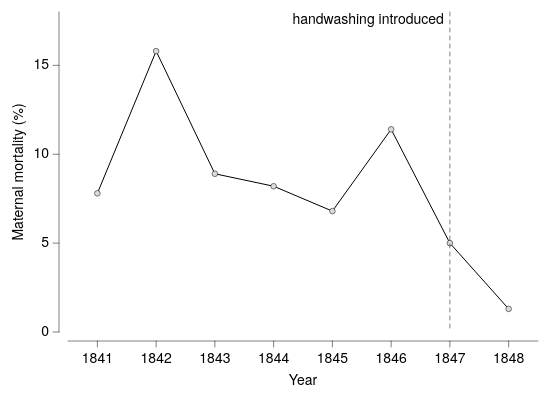

Here is the Vega-Lite specification saved for this chart:
### Vega-Lite specification from a JSON file in a GitHub repository (floating-point values rounded to 4 significant figures)
{"background": null, "config": {"arc": {"fill": "#DBDBDB", "fillOpacity": 1.0, "innerRadius": 40.0, "padAngle": 0.03, "stroke": "black", "strokeOpacity": 1, "strokeWidth": 0.25}, "area": {"fill": "#DBDBDB", "fillOpacity": 1.0, "stroke": "black", "strokeOpacity": 1, "strokeWidth": 0.25}, "axis": {"domain": true, "domainCap": "round", "domainColor": "black", "domainWidth": 0.25, "grid": false, "gridCap": "round", "gridColor": "#F1F1F1", "gridDash": [0, 0], "gridOpacity": 1.0, "gridWidth": 0.25, "labelColor": "black", "labelFont": "Helvetica Neue, HelveticaNeue, Helvetica, Arial, sans-serif", "labelFontSize": 7, "labelFontStyle": "normal", "labelFontWeight": 400, "offset": 4.5, "ticks": true, "tickCap": "round", "tickColor": "black", "tickRound": false, "tickSize": 3, "tickWidth": 0.25, "titleColor": "black", "titleFont": "Helvetica Neue, HelveticaNeue, Helvetica, Arial, sans-serif", "titleFontSize": 7, "titleFontStyle": "normal", "titleFontWeight": 400}, "axisX": {"domain": true, "labelAlign": "center", "labelAngle": 0, "labels": true, "ticks": true, "translate": 0}, "axisY": {"domain": true, "labelAlign": "right", "labelAngle": 0, "labels": true, "ticks": true, "translate": 0}, "axisRight": {"domain": true, "labelAlign": "left", "labelAngle": 0, "labels": true, "ticks": true, "translate": 0}, "axisTop": {"domain": true, "labelAlign": "center", "labelAngle": 0, "labels": true, "ticks": true, "translate": 0}, "axisBand": {"tickOffset": 0}, "bar": {"fill": "#DBDBDB", "fillOpacity": 1.0, "stroke": "black", "strokeOpacity": 1, "strokeWidth": 0.25}, "boxplot": {"size": 14.4, "ticks": {"cornerRadius": 0.25, "fill": "black", "opacity": 1, "size": 7.2, "thickness": 0.25}, "box": {"fillOpacity": 1.0, "stroke": "black", "strokeOpacity": 1, "strokeWidth": 0.25}, "median": {"cornerRadius": 0, "fill": "black", "fillOpacity": 1.0, "opacity": 1, "size": 14.4, "thickness": 0.25}, "rule": {"fill": "black", "fillOpacity": 1.0, "size": 16.0, "stroke": "black", "strokeDash": [0, 0], "strokeOpacity": 1, "strokeWidth": 0.25}, "outliers": {"color": "black", "fill": "black", "fillOpacity": 1.0, "size": 0, "stroke": "black", "strokeOpacity": 1, "strokeWidth": 0.25}}, "circle": {"fill": "black", "fillOpacity": 1.0, "size": 2.0, "stroke": null, "strokeOpacity": 1, "strokeWidth": 0.25}, "errorband": {"band": {"fillOpacity": 0.6, "stroke": null, "strokeWidth": 0.25, "strokeOpacity": 1}, "borders": {"opacity": 0, "strokeOpacity": 0.25, "strokeWidth": 1}}, "errorbar": {"opacity": 1, "rule": {"strokeDash": [0, 0], "strokeWidth": 0.25}, "ticks": {"color": "black", "cornerRadius": 0.125, "opacity": 1, "size": 9.6, "thickness": 0.25}, "thickness": 0.25}, "font": "Helvetica Neue, HelveticaNeue, Helvetica, Arial, sans-serif", "geoshape": {"fill": "#DBDBDB", "fillOpacity": 1.0, "stroke": "black", "strokeOpacity": 1, "strokeWidth": 0.25}, "header": {"labelColor": "black", "labelFont": "Helvetica Neue, HelveticaNeue, Helvetica, Arial, sans-serif", "labelFontSize": 7, "labelFontStyle": "normal", "labelFontWeight": 400, "titleColor": "black", "titleFont": "Helvetica Neue, HelveticaNeue, Helvetica, Arial, sans-serif", "titleFontSize": 7, "titleFontStyle": "normal", "titleFontWeight": 400, "titlePadding": 0}, "legend": {"disable": false, "offset": 4.5, "titlePadding": 4, "labelOffset": 2, "gradientLabelOffset": 2, "gradientLength": 80.0, "gradientThickness": 8.0, "gradientOpacity": 1.0, "gradientStrokeColor": "black", "gradientStrokeWidth": 0.25, "labelColor": "black", "labelFont": "Helvetica Neue, HelveticaNeue, Helvetica, Arial, sans-serif", "labelFontSize": 7, "labelFontStyle": "normal", "labelFontWeight": 400, "strokeColor": "black", "strokeWidth": 0, "symbolSize": 42, "symbolStrokeColor": "black", "symbolStrokeWidth": 0.25, "titleColor": "black", "titleFont": "Helvetica Neue, HelveticaNeue, Helvetica, Arial, sans-serif", "titleFontSize": 7, "titleFontStyle": "normal", "titleFontWeight": 400}, "line": {"color": "black", "stroke": "black", "strokeCap": "butt", "strokeDash": [0, 0], "strokeOpacity": 1, "strokeWidth": 0.5}, "point": {"filled": true, "fill": "#DBDBDB", "fillOpacity": 1.0, "size": 8.0, "stroke": "black", "strokeOpacity": 1, "strokeWidth": 0.25}, "range": {"category": ["#B2B2B2", "#636363", "#4A7CD3", "#008542", "#382864", "#509F98", "#284F93", "#005226", "#A398D6", "#173633"], "diverging": {"scheme": ["#443E60", "#5F597E", "#7C759B", "#9994B6", "#B7B4CC", "#D6D5DC", "#F6F6F6", "#D1DAD9", "#A4C2BF", "#7AA9A4", "#578E89", "#37736E", "#1B5954"]}, "heatmap": {"scheme": ["#32022B", "#43044D", "#4C196E", "#4D338C", "#484DA6", "#3A68BB", "#1D83CA", "#1D9CCB", "#23B5C9", "#28CDC5", "#4DE0B4", "#91EE9F"]}, "ordinal": {"scheme": ["#F1F1F1", "#DBDBDB", "#C6C6C6", "#B2B2B2", "#9D9D9D", "#898989", "#767676", "#636363", "#515151", "#404040", "#2F2F2F", "#1F1F1F"]}, "ramp": {"scheme": ["#32022B", "#43044D", "#4C196E", "#4D338C", "#484DA6", "#3A68BB", "#1D83CA", "#1D9CCB", "#23B5C9", "#28CDC5", "#4DE0B4", "#91EE9F"]}}, "rule": {"color": "black", "stroke": "black", "strokeCap": "round", "strokeDash": [2, 2], "strokeOpacity": 1, "strokeWidth": 0.25}, "scale": {"bandPaddingInner": 0.1, "bandPaddingOuter": 0.1, "round": false}, "rect": {"fill": "#DBDBDB", "fillOpacity": 1.0, "stroke": "black", "strokeOpacity": 1, "strokeWidth": 0.25}, "square": {"fill": "#DBDBDB", "fillOpacity": 1.0, "size": 16.0, "stroke": "black", "strokeOpacity": 1, "strokeWidth": 0.25}, "text": {"color": "black", "font": "Helvetica Neue, HelveticaNeue, Helvetica, Arial, sans-serif", "fontSize": 7, "fontStyle": "normal", "fontWeight": 400}, "tick": {"color": "black", "cornerRadius": 0.125, "opacity": 1.0, "size": 14.4, "thickness": 0.25}, "title": {"anchor": "middle", "frame": "group", "color": "black", "font": "Helvetica Neue, HelveticaNeue, Helvetica, Arial, sans-serif", "fontSize": 7, "fontStyle": "normal", "fontWeight": 400, "subtitleColor": "black", "subtitleFont": "Helvetica Neue, HelveticaNeue, Helvetica, Arial, sans-serif", "subtitleFontSize": "Helvetica Neue, HelveticaNeue, Helvetica, Arial, sans-serif", "subtitleFontStyle": "normal", "subtitleFontWeight": 400}, "trail": {"color": "black", "opacity": 1, "size": 0.5}, "view": {"continuousWidth": 235, "continuousHeight": 160, "discreteWidth": 235, "discreteHeight": 160, "fill": null, "stroke": null, "strokeWidth": 0.25}}, "layer": [{"data": {"name": "data-90cee84db8473ff1f3334d04451f5511"}, "mark": {"type": "line", "point": true}, "encoding": {"x": {"axis": {"format": "d"}, "field": "year", "scale": {"domain": [1840.0, 1848.0], "nice": false}, "title": "Year", "type": "quantitative"}, "y": {"field": "mortality", "scale": {"domain": [0, 18], "nice": false}, "title": "Maternal mortality (%)", "type": "quantitative"}}}, {"layer": [{"data": {"values": [{"__dysonsphere__": 1}]}, "mark": {"type": "rule", "opacity": 1.0}, "encoding": {"x": {"datum": 1847.0}}}, {"data": {"values": [{"__dysonsphere__": 1}]}, "mark": {"type": "text", "align": "right", "baseline": "top", "dx": -3, "dy": 0, "fontSize": 7}, "encoding": {"text": {"value": "handwashing introduced"}, "x": {"datum": 1847.0}, "y": {"value": 0}}}]}], "$schema": "https://vega.github.io/schema/vega-lite/v6.4.1.json", "datasets": {"data-90cee84db8473ff1f3334d04451f5511": [{"year": 1841, "mortality": 7.8}, {"year": 1842, "mortality": 15.8}, {"year": 1843, "mortality": 8.9}, {"year": 1844, "mortality": 8.2}, {"year": 1845, "mortality": 6.8}, {"year": 1846, "mortality": 11.4}, {"year": 1847, "mortality": 5.0}, {"year": 1848, "mortality": 1.3}]}}
